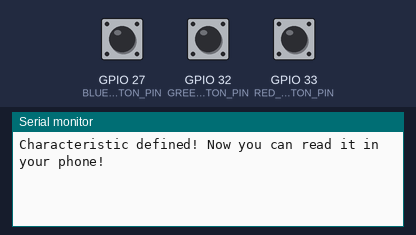
This sketch was run on a simulated ESP32. Parts: the last lines printed to the serial monitor. Inputs (shaded band) come from the test bench; at power-on: GPIO 27 (BLUE_BUTTON_PIN) LOW, GPIO 32 (GREEN_BUTTON_PIN) LOW, GPIO 33 (RED_BUTTON_PIN) LOW. Nothing arrives over Bluetooth unless stated; a phone connects over Bluetooth LE 3 s after start.

Above: at 1.2 s.
1.3 s: GPIO 27 (BLUE_BUTTON_PIN) pulled HIGH for 0.15 s
At 2.5 s:
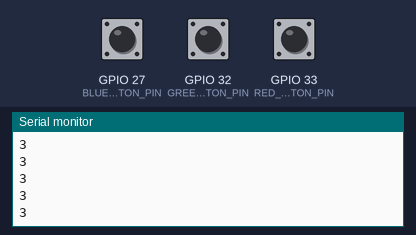
2.9 s: GPIO 32 (GREEN_BUTTON_PIN) pulled HIGH for 0.15 s
At 3.6 s:
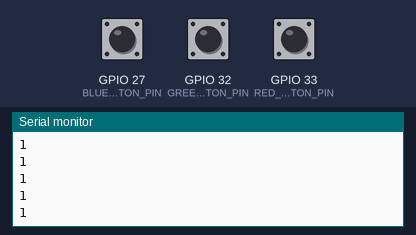
4.5 s: GPIO 33 (RED_BUTTON_PIN) pulled HIGH for 0.15 s
At 5.9 s:
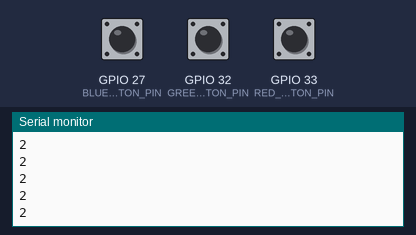
Timing chart, 0 to 7.5 s (numbered marks = the images above; inputs shaded):
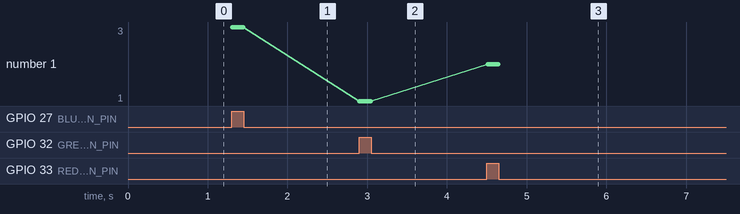

Measured:
- after the input at 1.3 s, the serial monitor: prints a new line at once (image 1)
- after the input at 2.9 s, the serial monitor: prints a new line at once (image 2)
- after the input at 4.5 s, the serial monitor: prints a new line at once (image 3)
- plotted number 1: 3 → 1 after the input at 2.9 s, 1 → 2 after the input at 4.5 s

The sketch:

Bluetooth0912.ino
```cpp
/*
 sendData2Iphone.ino
 https://101010.fun
*/
#include <BLEDevice.h>
#include <BLEUtils.h>
#include <BLEServer.h>

#define GREEN_BUTTON_PIN 32
#define RED_BUTTON_PIN 33
#define BLUE_BUTTON_PIN 27

#define SERVICE_UUID        "4fafc201-1fb5-459e-8fcc-c5c9c331914b"
#define CHARACTERISTIC_UUID "beb5483e-36e1-4688-b7f5-ea07361b26a8"
BLECharacteristic* pCharacteristic;

bool green_button_flag = true;
unsigned long count_timer = 0.00;


void sendMessage(int v) {
    char str[30];
    sprintf(str, "%d", v);
    Serial.println(str);
    pCharacteristic->setValue(str);
    pCharacteristic->notify();
}

void ble_setup(){

    BLEDevice::init("ESP32 Bluetooth Server");//BlE環境の初期化
    BLEServer* pServer = BLEDevice::createServer();//BLEサーバーを作成している
    BLEService* pService = pServer->createService(SERVICE_UUID);//BLEserviceのインスタンス化を行っている
    pCharacteristic = pService->createCharacteristic(//Characteristicのインスタンス化を行っている
        CHARACTERISTIC_UUID,
        BLECharacteristic::PROPERTY_NOTIFY
    );

    pService->start(); //セントラル（iOS）がペリフェラルにリクエストを投げたら返事をするようにする
    BLEAdvertising* pAdvertising = BLEDevice::getAdvertising();//アドバタイズするためのオブジェクトを生成している
    pAdvertising->addServiceUUID(SERVICE_UUID);//ServiceUUIDを入れている
    pAdvertising->setScanResponse(true);
    pAdvertising->setMinPreferred(0x06);  // iPhone接続の問題に役立つ
    pAdvertising->setMinPreferred(0x12);
    BLEDevice::startAdvertising();
    Serial.println("Characteristic defined! Now you can read it in your phone!");

  }
void setup() {
    Serial.begin(115200);

    pinMode(GREEN_BUTTON_PIN, INPUT_PULLDOWN); // 内蔵抵抗でプルアップまたは10kΩの抵抗でプルアップ
    pinMode(RED_BUTTON_PIN, INPUT_PULLDOWN); // 内蔵抵抗でプルアップまたは10kΩの抵抗でプルアップ
    pinMode(BLUE_BUTTON_PIN, INPUT_PULLDOWN); // 内蔵抵抗でプルアップまたは10kΩの抵抗でプルアップ

    ble_setup();
}

void loop() {
  int green_button_status = digitalRead(GREEN_BUTTON_PIN);
  int red_button_status = digitalRead(RED_BUTTON_PIN);
  int blue_button_status = digitalRead(BLUE_BUTTON_PIN);
  if(green_button_status == HIGH){
    sendMessage(1);
    }
  if(red_button_status == HIGH){
    sendMessage(2);
    }
  if(blue_button_status == HIGH){
    sendMessage(3);
    }
    delay(10);
}
```
